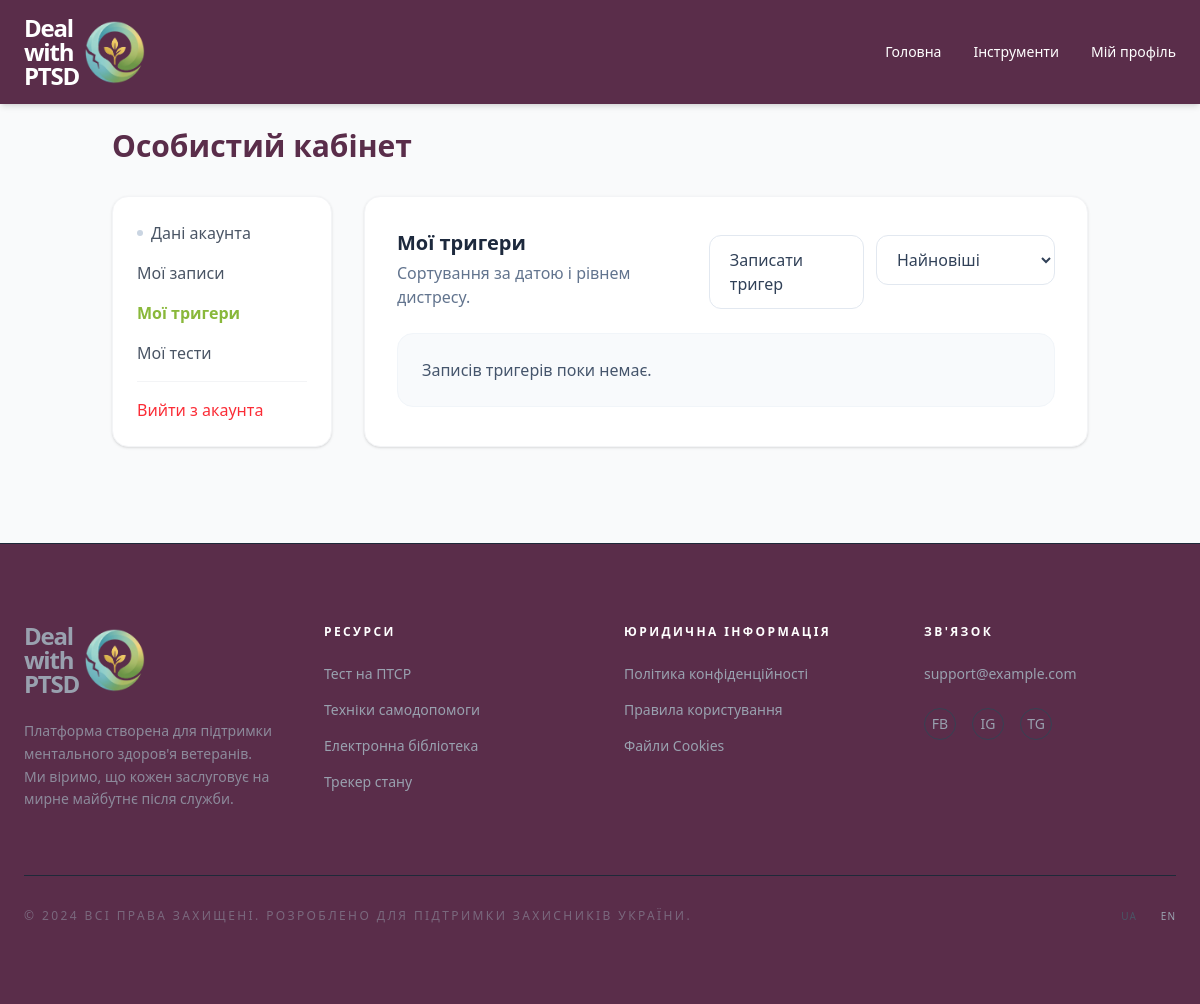
/accounts/profile/triggers/ (signed in), run on an earlier commit of the app's database.
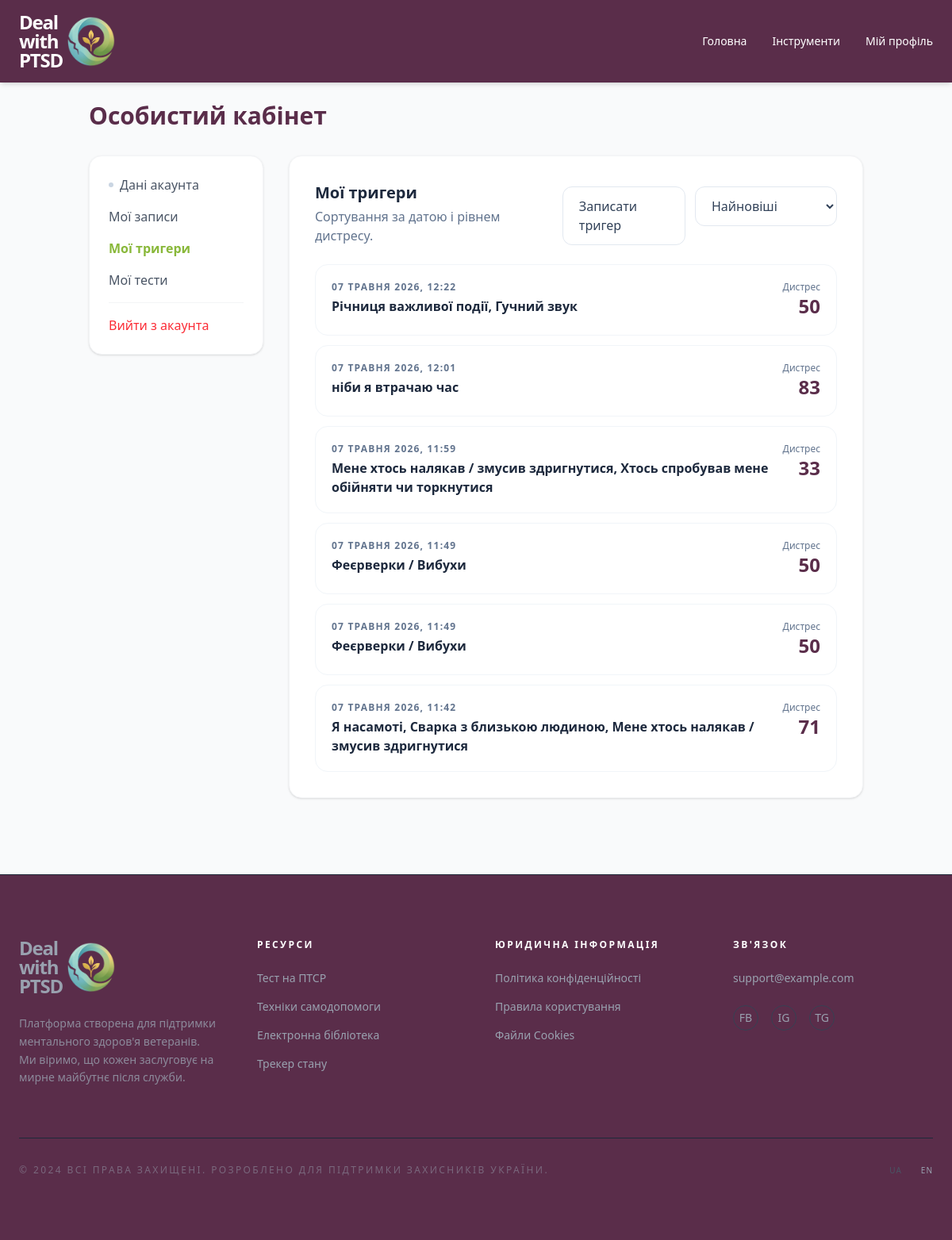
And on a later commit of the database.
### tools/models.py (models this page shows, shortened)
class TriggerLog(models.Model):
    user = models.ForeignKey(settings.AUTH_USER_MODEL, on_delete=models.CASCADE, related_name='trigger_logs')
    created_at = models.DateTimeField(auto_now_add=True)
    triggers = models.ManyToManyField(TriggerOption, blank=True)
    custom_trigger = models.CharField(max_length=255, blank=True, help_text="Якщо користувач ввів свій варіант")
    distress_level = models.PositiveIntegerField(default=0)
    contexts = models.ManyToManyField(ContextOption, blank=True)
    custom_context = models.CharField(max_length=255, blank=True)
    class Meta:
        ordering = ['-created_at']

class TriggerOption(models.Model):
    name = models.CharField(max_length=255)
    user = models.ForeignKey(settings.AUTH_USER_MODEL, on_delete=models.CASCADE, null=True, blank=True)

### accounts/views.py (the view)
# urls.py: path('profile/triggers/', views.profile_triggers_view, name='profile_triggers'),
@login_required
def profile_triggers_view(request):
    sort = request.GET.get('sort', 'newest')
    ordering_map = {
        'newest': ('-created_at', '-id'),
        'oldest': ('created_at', 'id'),
        'highest': ('-distress_level', '-created_at', '-id'),
        'lowest': ('distress_level', '-created_at', '-id'),
    }
    trigger_logs = TriggerLog.objects.filter(user=request.user).order_by(*ordering_map.get(sort, ('-created_at', '-id')))
    return render(
        request,
        'accounts/profile_triggers.html',
        {
            'user': request.user,
            'active_tab': 'triggers',
            'trigger_logs': trigger_logs,
            'selected_sort': sort,
        },
    )

### accounts/templates/accounts/profile_triggers.html (shortened to what this page needs)
{% extends "base.html" %}
{% block content %}
    <div class="max-w-5xl mx-auto px-6 pt-32 pb-24">
        <h1 class="text-3xl font-bold text-[#5a2d4a] mb-8">Особистий кабінет</h1>
        <div class="grid grid-cols-1 md:grid-cols-4 gap-8">
            {% include "accounts/partials/profile_sidebar.html" with active_tab=active_tab %}
            <div class="md:col-span-3 bg-white p-8 rounded-2xl shadow-sm border border-gray-100">
                <div class="flex flex-col sm:flex-row sm:items-end sm:justify-between gap-4">
                    <div>
                        <h2 class="text-xl font-bold text-slate-800">Мої тригери</h2>
                        <p class="text-slate-500 mt-1">Сортування за датою і рівнем дистресу.</p>
                    </div>
                    <div class="flex gap-3">
                        <a href="{% url 'tools:trigger_map' %}" class="inline-flex items-center justify-center px-5 py-3 rounded-xl bg-white text-slate-700 border border-slate-200 hover:bg-slate-50 transition">
                            Записати тригер
                        </a>
                        <form method="get">
                            <select name="sort" onchange="this.form.submit()" class="px-4 py-3 rounded-xl border border-slate-200 bg-white text-slate-700">
                                <option value="newest" {% if selected_sort == "newest" %}selected{% endif %}>Найновіші</option>
                            </select>
                        </form>
                    </div>
                </div>
                <div class="mt-6 space-y-3">
                    {% if trigger_logs %}
                        {% for log in trigger_logs %}
                            <a href="{% url 'tools:trigger_summary' log_id=log.id %}"
                               class="block rounded-2xl border border-slate-100 p-5 hover:bg-slate-50 transition">
                                <div class="flex items-start justify-between gap-4">
                                    <div>
                                        <div class="text-xs font-semibold tracking-widest uppercase text-slate-500">
                                            {{ log.created_at|date:"d E Y, H:i" }}
                                        </div>
                                        <div class="mt-1 font-semibold text-slate-800">
                                            {% for t in log.triggers.all %}{{ t.name }}{% if not forloop.last %}, {% endif %}{% endfor %}
                                            {% if log.custom_trigger %}
                                                {{ log.custom_trigger }}
                                            {% endif %}
                                        </div>
                                    </div>
                                    <div class="text-right">
                                        <div class="text-xs text-slate-500">Дистрес</div>
                                        <div class="text-2xl font-bold text-[#5a2d4a]">{{ log.distress_level }}</div>
                                    </div>
                                </div>
                            </a>
                        {% endfor %}
                    {% else %}
                        <div class="rounded-2xl border border-slate-100 bg-slate-50 p-6 text-slate-600">
                            Записів тригерів поки немає.
                        </div>
                    {% endif %}
                </div>
            </div>
        </div>
    </div>
{% endblock %}

### templates/base.html (shortened to what this page needs)
{% load tailwind_tags %}
{% load static %}
<!DOCTYPE html>
<html lang="en" class="scroll-smooth">
<head>
    {% tailwind_css %}
</head>
<body class="bg-gray-50 text-gray-900 font-sans antialiased" hx-headers='{"X-CSRFToken": "{{ csrf_token }}"}'>
{% block header %}
    {% include "header.html" with is_transparent=False %}
{% endblock %}
{% block content %}{% endblock %}
{% include "footer.html" %}
</body>
</html>

### templates/header.html (shortened to what this page needs)
{% load static %}
{% url 'accounts:login' as login_url %}
{% url 'core:welcome' as home_url %}
{% url 'tools:home' as tools_url %}
{% url 'accounts:profile' as profile_url %}
<header id="main-header" class="fixed top-0 left-0 w-full z-50 flex justify-between items-center px-6 text-white transition-all duration-500
    {% if is_transparent %}
        bg-transparent py-6
    {% else %}
        bg-[#5a2d4a] py-4 shadow-md
    {% endif %}
">
    <a href="{{ home_url }}" class="flex items-center gap-1 hover:opacity-90 transition-opacity">
        <div class="text-left text-xl md:text-2xl font-bold tracking-tighter leading-none">
            Deal <br>with <br>PTSD
        </div>
        <img src="{% static 'core/images/logo.png' %}" alt="Лого" class="w-14 h-14 md:w-16 md:h-16 object-contain">
    </a>
    <nav class="space-x-8 flex items-center">
        <a href="{{ home_url }}" class="text-sm font-medium hover:opacity-70 transition-opacity">Головна</a>
        <a href="{{ tools_url }}" class="text-sm font-medium hover:opacity-70 transition-opacity">Інструменти</a>
        {% if user.is_authenticated %}
            <a href="{{ profile_url }}" class="text-sm font-medium hover:opacity-70 transition-opacity">Мій профіль</a>
        {% else %}
            <a href="{{ login_url }}" class="text-sm font-medium hover:opacity-70 transition-opacity">Реєстрація/вхід</a>
        {% endif %}
    </nav>
</header>

### accounts/templates/accounts/partials/profile_sidebar.html
<div class="md:col-span-1 bg-white p-6 rounded-2xl shadow-sm border border-gray-100 h-fit">
    <ul class="space-y-4">
        <li>
            <a href="{% url 'accounts:profile' %}"
               class="{% if active_tab == 'profile' %}text-[#89b83a] font-semibold{% else %}text-gray-600 hover:text-[#5a2d4a]{% endif %} transition flex items-center gap-2">
                <span class="w-1.5 h-1.5 rounded-full {% if active_tab == 'profile' %}bg-[#89b83a]{% else %}bg-slate-300{% endif %}"></span>
                Дані акаунта
            </a>
        </li>
        <li>
            <a href="{% url 'accounts:profile_journal' %}"
               class="{% if active_tab == 'journal' %}text-[#89b83a] font-semibold{% else %}text-gray-600 hover:text-[#5a2d4a]{% endif %} transition">
                Мої записи
            </a>
        </li>
        <li>
            <a href="{% url 'accounts:profile_triggers' %}"
               class="{% if active_tab == 'triggers' %}text-[#89b83a] font-semibold{% else %}text-gray-600 hover:text-[#5a2d4a]{% endif %} transition">
                Мої тригери
            </a>
        </li>
        <li>
            <a href="{% url 'accounts:profile_tests' %}"
               class="{% if active_tab == 'tests' %}text-[#89b83a] font-semibold{% else %}text-gray-600 hover:text-[#5a2d4a]{% endif %} transition">
                Мої тести
            </a>
        </li>
        <li class="pt-4 border-t border-gray-100">
            <a href="{% url 'accounts:logout' %}" class="text-red-500 hover:text-red-700 transition">Вийти з акаунта</a>
        </li>
    </ul>
</div>

### templates/footer.html
{% load static %}
<footer class="w-full bg-[#5a2d4a] text-gray-400 py-20 px-6 border-t border-gray-800">
    <div class="max-w-7xl mx-auto">
        <div class="grid grid-cols-1 md:grid-cols-4 gap-12 mb-16">
            <div class="flex flex-col gap-6">
                <a href="{{ home_url }}" class="flex items-center gap-1 hover:opacity-90 transition-opacity">
                    <div class="text-left text-xl md:text-2xl font-bold tracking-tighter leading-none">
                        Deal <br>with <br>PTSD
                    </div>
                    <img src="{% static 'core/images/logo.png' %}" alt="Лого" class="w-14 h-14 md:w-16 md:h-16 object-contain">
                </a>
                <p class="text-sm font-light leading-relaxed opacity-80">
                    Платформа створена для підтримки ментального здоров'я ветеранів. Ми віримо, що кожен заслуговує на мирне майбутнє після служби.
                </p>
            </div>
            <div>
                <h4 class="text-white text-xs font-semibold tracking-[0.2em] uppercase mb-6">Ресурси</h4>
                <ul class="flex flex-col gap-4 text-sm font-light">
                    <li><a href="#" class="hover:text-[#a3d154] transition-colors">Тест на ПТСР</a></li>
                    <li><a href="#" class="hover:text-[#a3d154] transition-colors">Техніки самодопомоги</a></li>
                    <li><a href="#" class="hover:text-[#a3d154] transition-colors">Електронна бібліотека</a></li>
                    <li><a href="#" class="hover:text-[#a3d154] transition-colors">Трекер стану</a></li>
                </ul>
            </div>
            <div>
                <h4 class="text-white text-xs font-semibold tracking-[0.2em] uppercase mb-6">Юридична інформація</h4>
                <ul class="flex flex-col gap-4 text-sm font-light">
                    <li><a href="#" class="hover:text-[#a3d154] transition-colors">Політика конфіденційності</a></li>
                    <li><a href="#" class="hover:text-[#a3d154] transition-colors">Правила користування</a></li>
                    <li><a href="#" class="hover:text-[#a3d154] transition-colors">Файли Cookies</a></li>
                </ul>
            </div>
            <div>
                <h4 class="text-white text-xs font-semibold tracking-[0.2em] uppercase mb-6">Зв'язок</h4>
                <ul class="flex flex-col gap-4 text-sm font-light">
                    <li><a href="mailto:support@example.com" class="hover:text-[#a3d154] transition-colors">support@example.com</a></li>
                    <li class="flex gap-4 mt-2">
                        <a href="#" class="w-8 h-8 rounded-full border border-gray-700 flex items-center justify-center hover:border-[#a3d154] hover:text-[#a3d154] transition-all">FB</a>
                        <a href="#" class="w-8 h-8 rounded-full border border-gray-700 flex items-center justify-center hover:border-[#a3d154] hover:text-[#a3d154] transition-all">IG</a>
                        <a href="#" class="w-8 h-8 rounded-full border border-gray-700 flex items-center justify-center hover:border-[#a3d154] hover:text-[#a3d154] transition-all">TG</a>
                    </li>
                </ul>
            </div>
        </div>
        <div class="pt-8 border-t border-gray-800 flex flex-col md:flex-row justify-between items-center gap-4">
            <p class="text-[10px] md:text-xs font-light tracking-[0.2em] uppercase opacity-50">
                © 2024 Всі права захищені. Розроблено для підтримки захисників України.
            </p>
            <div class="flex gap-6 text-[10px] uppercase tracking-widest font-medium">
                <span class="text-gray-600">UA</span>
                <a href="#" class="hover:text-white">EN</a>
            </div>
        </div>
    </div>
</footer>

What changed in the data, as far as the page shows it:
added TriggerLog: created_at "07 ТРАВНЯ 2026, 12:22", distress_level "50"
added TriggerOption: name "Річниця важливої події", shown under "07 ТРАВНЯ 2026, 12:22"
added TriggerOption: name "Гучний звук", shown under "07 ТРАВНЯ 2026, 12:22"
added TriggerLog: created_at "07 ТРАВНЯ 2026, 12:01", custom_trigger "ніби я втрачаю час", distress_level "83"
added TriggerLog: created_at "07 ТРАВНЯ 2026, 11:59", distress_level "33"
added TriggerOption: name "Мене хтось налякав / змусив здригнутися"
added TriggerOption: name "Хтось спробував мене обійняти чи торкнутися", shown under "07 ТРАВНЯ 2026, 11:59"
added TriggerLog: created_at "07 ТРАВНЯ 2026, 11:49", distress_level "50"
added TriggerOption: name "Феєрверки / Вибухи"
added TriggerLog: created_at "07 ТРАВНЯ 2026, 11:49", distress_level "50"
added TriggerLog: created_at "07 ТРАВНЯ 2026, 11:42", distress_level "71"
added TriggerOption: name "Я насамоті", shown under "07 ТРАВНЯ 2026, 11:42"
added TriggerOption: name "Сварка з близькою людиною", shown under "07 ТРАВНЯ 2026, 11:42"
Also different on the page:
text no longer shown: "Записів тригерів поки немає."
